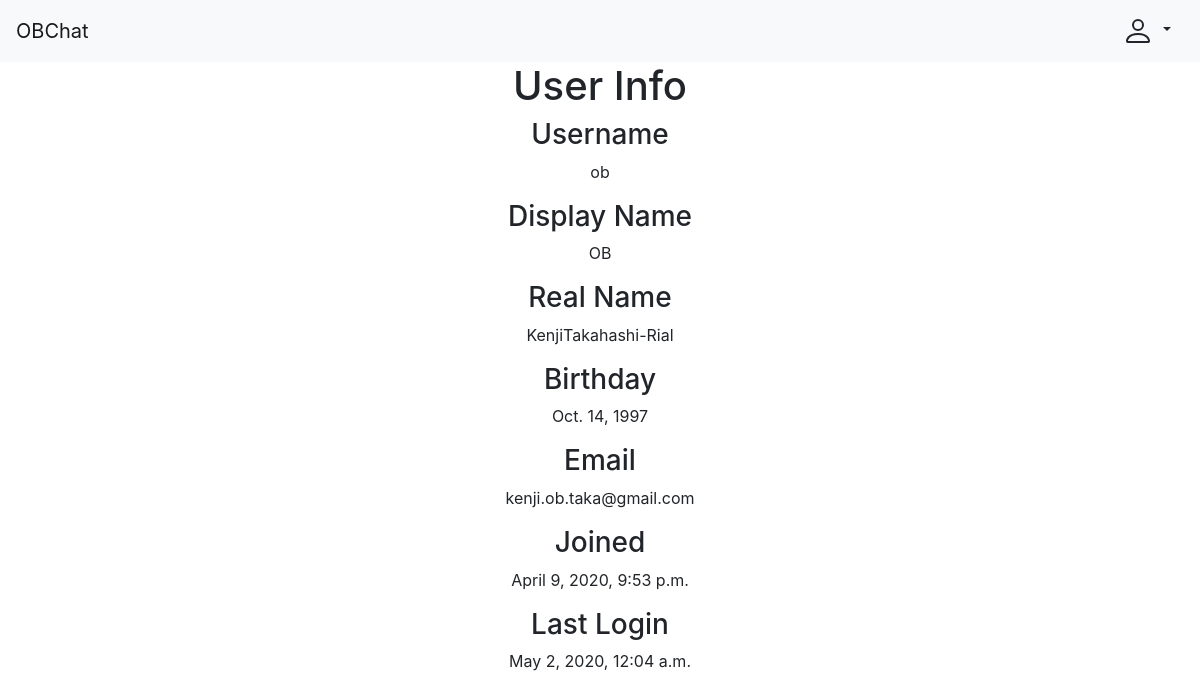
Screenshot of /OB/user/ob/ with the database file from the repository.
### OB/models.py (models this page shows, shortened)
class OBUser(AbstractUser):
    display_name = CharField(max_length=DISPLAY_NAME_MAX_LENGTH, null=True)
    birthday = DateField(null=True)
    is_anon = BooleanField(default=False)
    is_expelled = BooleanField(default=False)
    is_ob = BooleanField(default=False)

### OB/views/user.py (the view, shortened to what this page needs)
# urls.py: url(r"^user/(?P<username>[-\w]+)/$", user, name="OB-user")
def user(request, username):
    template = "OB/user.html"
    context = {"user": try_get(OBUser, username=username)}
    if request.method == "GET":
        if not context["user"]:
            template = "OB/not_user.html"
        return render(request, template, context)

### OB/utilities/database.py (called while the page is built)
def try_get(model, **kwargs):
    try:
        return model.objects.get(**kwargs)
    except model.DoesNotExist:
        return None

### OB/templates/OB/user.html (shortened to what this page needs)
{% extends "OB/base.html" %}
{% block head %}
  {% load static %}
{% endblock %}
{% block body %}
  <div class="row">
    <div class="mx-auto text-center">
      <h1>User Info</h1>
      <div id="display-info">
        <h3>Username</h3>
        <p>{{ user.username }}</p>
        <h3>Display Name</h3>
        <p name="can-edit" id="display-name">{% if user.display_name %}{{ user.display_name }}{% else %}{{ user.username }}{% endif %}</p>
        <h3>Real Name</h3>
        <p name="can-edit" id="real-name">{{ user.first_name }}{{ user.last_name }}
        </p>
        <h3>Birthday</h3>
        <p name="can-edit" id="birthday">{% if user.birthday %}{{ user.birthday }}{% else %}February 30th, Never{% endif %}</p>
        <h3>Email</h3>
        <p>{{ user.email }}</p>
        <h3>Joined</h3>
        <p>{{ user.date_joined }}</p>
        <h3>Last Login</h3>
        <p>{{ user.last_login }}</p>
      </div>
    </div>
  </div>
{% endblock %}

### rows the page displays
OBUser: username "ob", display_name "OB", first_name "Kenji", last_name "Takahashi-Rial", birthday "Oct. 14, 1997", email "kenji.ob.taka@gmail.com", date_joined "April 9, 2020, 9:53 p.m.", last_login "May 2, 2020, 12:04 a.m."
